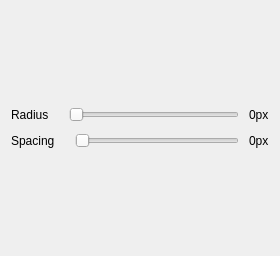
             <widget class="QWidget" name="page_11">
              <property name="geometry">
               <rect>
                <x>0</x>
                <y>0</y>
                <width>280</width>
                <height>256</height>
               </rect>
              </property>
              <attribute name="label">
               <string>Other</string>
              </attribute>
              <layout class="QVBoxLayout" name="verticalLayout_6">
               <item>
                <spacer name="verticalSpacer_25">
                 <property name="orientation">
                  <enum>Qt::Orientation::Vertical</enum>
                 </property>
                 <property name="sizeHint" stdset="0">
                  <size>
                   <width>20</width>
                   <height>322</height>
                  </size>
                 </property>
                </spacer>
               </item>
               <item>
                <layout class="QHBoxLayout" name="horizontalLayout_12">
                 <property name="spacing">
                  <number>10</number>
                 </property>
                 <item>
                  <widget class="QLabel" name="label_radius">
                   <property name="text">
                    <string>Radius</string>
                   </property>
                  </widget>
                 </item>
                 <item>
                  <spacer name="horizontalSpacer_16">
                   <property name="orientation">
                    <enum>Qt::Orientation::Horizontal</enum>
                   </property>
                   <property name="sizeType">
                    <enum>QSizePolicy::Policy::Minimum</enum>
                   </property>
                   <property name="sizeHint" stdset="0">
                    <size>
                     <width>10</width>
                     <height>20</height>
                    </size>
                   </property>
                  </spacer>
                 </item>
                 <item>
                  <widget class="QSlider" name="radius_slider">
                   <property name="orientation">
                    <enum>Qt::Orientation::Horizontal</enum>
                   </property>
                  </widget>
                 </item>
                 <item>
                  <widget class="QLabel" name="radius_value_label">
                   <property name="text">
                    <string>0px</string>
                   </property>
                  </widget>
                 </item>
                </layout>
               </item>
               <item>
                <layout class="QHBoxLayout" name="horizontalLayout_13">
                 <property name="spacing">
                  <number>10</number>
                 </property>
                 <item>
                  <widget class="QLabel" name="label_primary_bg_9">
                   <property name="text">
                    <string>Spacing</string>
                   </property>
                  </widget>
                 </item>
                 <item>
                  <spacer name="horizontalSpacer_18">
                   <property name="orientation">
                    <enum>Qt::Orientation::Horizontal</enum>
                   </property>
                   <property name="sizeType">
                    <enum>QSizePolicy::Policy::Minimum</enum>
                   </property>
                   <property name="sizeHint" stdset="0">
                    <size>
                     <width>10</width>
                     <height>20</height>
                    </size>
                   </property>
                  </spacer>
                 </item>
                 <item>
                  <widget class="QSlider" name="spacing_slider">
                   <property name="orientation">
                    <enum>Qt::Orientation::Horizontal</enum>
                   </property>
                  </widget>
                 </item>
                 <item>
                  <widget class="QLabel" name="spacing_value_label">
                   <property name="text">
                    <string>0px</string>
                   </property>
                  </widget>
                 </item>
                </layout>
               </item>
               <item>
                <spacer name="verticalSpacer_24">
                 <property name="orientation">
                  <enum>Qt::Orientation::Vertical</enum>
                 </property>
                 <property name="sizeHint" stdset="0">
                  <size>
                   <width>20</width>
                   <height>322</height>
                  </size>
                 </property>
                </spacer>
               </item>
              </layout>
             </widget>
